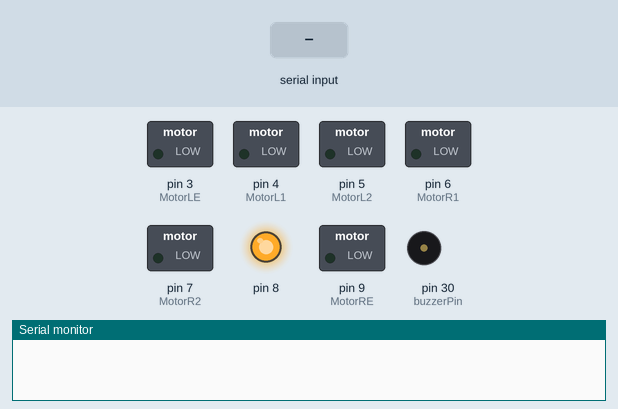
This sketch was run on a simulated Arduino Mega 2560, built with avr-gcc and run on an emulated ATmega2560. On the bench: switched loads named in the sketch (green lamp = pin HIGH), output pins drawn as LEDs (lit = HIGH), buzzer (waves = sounding, pin HIGH), the last lines printed to the serial monitor. The test bench sets the inputs (shaded band).

Above: at 1.2 s.
1.3 s: "f" received over Serial
At 2.4 s:
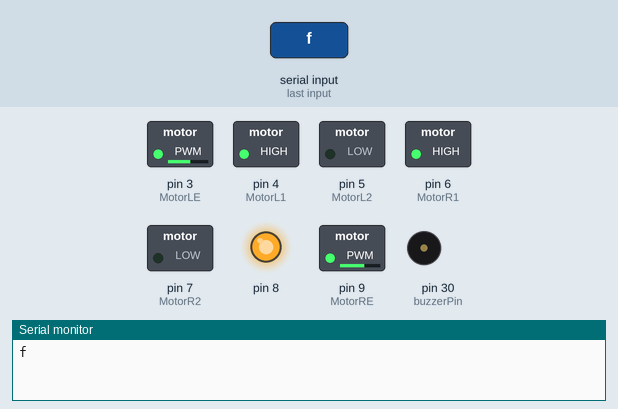
2.8 s: "l" received over Serial
At 3.6 s:
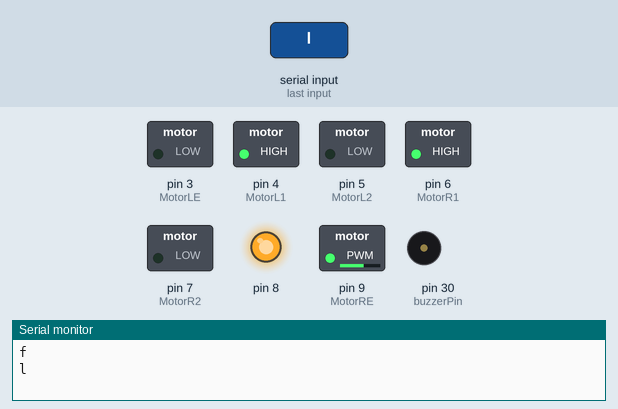
4.3 s: "r" received over Serial
At 4.7 s:
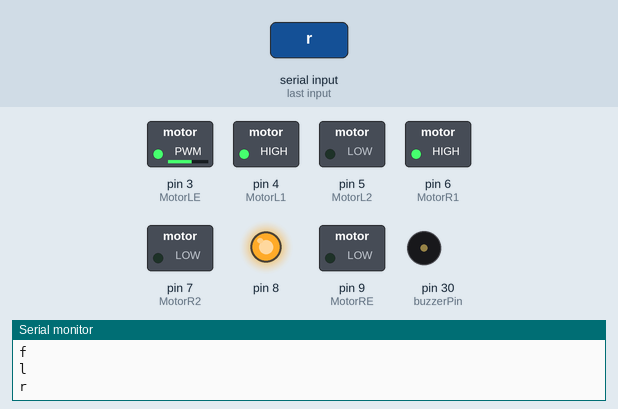
5.8 s: "b" received over Serial
At 7.0 s:
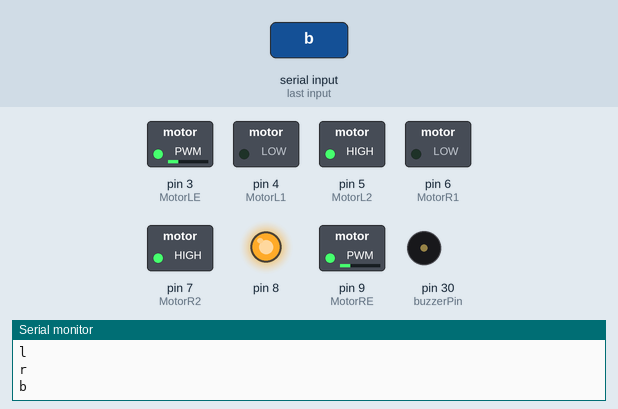
7.3 s: "s" received over Serial
At 8.2 s:
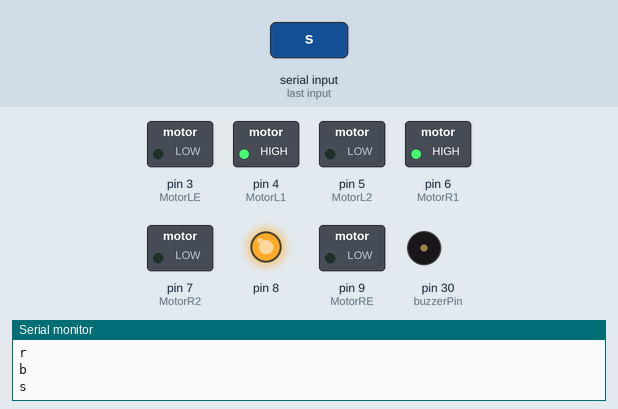
Timing chart, 0 to 9.8 s (numbered marks = the images above; inputs shaded):
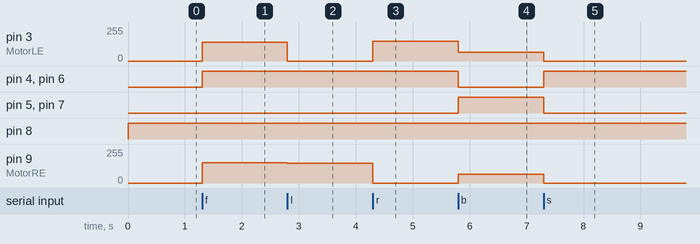

The sketch:

bluetooth.ino
```cpp
#define SensorSol 10
#define SensorOrta 11
#define SensorSag 12

#define MotorR1 6
#define MotorR2 7 // Sensör ve Motorların Arduino'ya bağladığımız pinlerini tanımlıyoruz.
#define MotorRE 9

#define MotorL1 4
#define MotorL2 5
#define MotorLE 3


//sensor
#define echoPin 33
#define trigPin 32
#define buzzerPin 30
#define yakinlikVcc 31


int maximumRange = 30;
int minimumRange = 0;
int yakinlik;
int boole=0;
char veri;    //Bluetooth üzerinden okuduğumuz değişken.

void setup() {
    Serial.begin(9600);               //Seri haberleşmeyi başlatıyoruz.

  pinMode(SensorSol, INPUT);
  pinMode(SensorOrta, INPUT);
  pinMode(SensorSag, INPUT);

  pinMode(MotorR1, OUTPUT); // Sensör ve Motorların Giriş-Çıkış bilgilerini belirtiyoruz.
  pinMode(MotorR2, OUTPUT);

  pinMode(MotorL1, OUTPUT);
  pinMode(MotorL2, OUTPUT);

  pinMode(trigPin, OUTPUT);
  pinMode(echoPin, INPUT);
  pinMode(buzzerPin, OUTPUT);
  pinMode(yakinlikVcc, OUTPUT);
  pinMode(8,OUTPUT);


}

void loop() {
      digitalWrite(8,HIGH);

  if(Serial.available()>0){         //Seri haberleşmeden veri gelmesini bekliyoruz.
      veri = Serial.read();           //Seri haberleşmeden gelen veriyi okuyoruz.
      Serial.println(veri);
    }
  if(veri=='f'){  // Orta sensör çizgiyi gördüğünde robot ileri gitsin.
    ileri();
  }if(veri=='l'){  // Sağ sensör çizgiyi gördüğünde robot sağa dönsün.
    sag();
  }
  if(veri=='r'){  // Sol sensör çizgiyi gördüğünde robot sola dönsün.
    sol();
  }
  if(veri=='b'){  // Sol sensör çizgiyi gördüğünde robot sola dönsün.
    geri();
  }
  if(veri=='s'){
    dur();
  }


}


void ileri(){  // Robotun ileri yönde hareketi için fonksiyon tanımlıyoruz.

  digitalWrite(MotorR1, HIGH); // Sağ motorun ileri hareketi aktif
  digitalWrite(MotorR2, LOW); // Sağ motorun geri hareketi pasif
  analogWrite(MotorRE, 153); // Sağ motorun hızı 150
  digitalWrite(MotorL1, HIGH); // Sol motorun ileri hareketi aktif
  digitalWrite(MotorL2, LOW); // Sol motorun geri hareketi pasif
  analogWrite(MotorLE, 141); // Sol motorun hızı 150


}


void geri(){  // Robot çizginin dışına çıktığında geri gelicek


  digitalWrite(MotorR1, LOW); // Sağ motorun ileri hareketi aktif
  digitalWrite(MotorR2, HIGH); // Sağ motorun geri hareketi pasif
  analogWrite(MotorRE, 65); // Sağ motorun hızı 150
  digitalWrite(MotorL1, LOW); // Sol motorun ileri hareketi aktif
  digitalWrite(MotorL2, HIGH); // Sol motorun geri hareketi pasif
  analogWrite(MotorLE, 65); // Sol motorun hızı 1501

}

void sol(){ // Robotun sağa dönme hareketi için fonksiyon tanımlıyoruz.
  digitalWrite(MotorR1, HIGH); // Sağ motorun ileri hareketi aktif
  digitalWrite(MotorR2, LOW); // Sağ motorun geri hareketi pasif
  analogWrite(MotorRE, 0); // Sağ motorun hızı 0 (Motor duruyor)
  digitalWrite(MotorL1, HIGH); // Sol motorun ileri hareketi aktif
  digitalWrite(MotorL2, LOW); // Sol motorun geri hareketi pasif
  analogWrite(MotorLE, 150); // Sol motorun hızı 150


}

void sag(){ // Robotun sola dönme hareketi için fonksiyon tanımlıyoruz.

  digitalWrite(MotorR1, HIGH); // Sağ motorun ileri hareketi aktif
  digitalWrite(MotorR2, LOW); // Sağ motorun geri hareketi pasif
  analogWrite(MotorRE, 150); // Sağ motorun hızı 150

  digitalWrite(MotorL1, HIGH); // Sol motorun ileri hareketi aktif
  digitalWrite(MotorL2, LOW); // Sol motorun geri hareketi pasif
  analogWrite(MotorLE, 0); // Sol motorun hızı 0 (Motor duruyor)

}

void dur(){ // Robotun durma hareketi için fonksiyon tanımlıyoruz.

  digitalWrite(MotorR1, HIGH);
  digitalWrite(MotorR2, LOW);
  digitalWrite(MotorRE, LOW);

  digitalWrite(MotorL1, HIGH);
  digitalWrite(MotorL2, LOW);
  digitalWrite(MotorLE, LOW);

}
```

Measured:
- after the input at 1.3 s, pin 3 (MotorLE): 0/255 → 141/255 at once; pin 4 (MotorL1), pin 6 (MotorR1): LOW → HIGH at once; pin 9 (MotorRE): 0/255 → 153/255 at once
- after the input at 2.8 s, pin 3 (MotorLE): 141/255 → 0/255 at once; pin 9 (MotorRE): 153/255 → 150/255 at once
- after the input at 4.3 s, pin 3 (MotorLE): 0/255 → 150/255 at once; pin 9 (MotorRE): 150/255 → 0/255 at once
- after the input at 5.8 s, pin 3 (MotorLE): 150/255 → 65/255 at once; pin 4 (MotorL1), pin 6 (MotorR1): HIGH → LOW at once; pin 5 (MotorL2), pin 7 (MotorR2): LOW → HIGH at once; pin 9 (MotorRE): 0/255 → 65/255 at once
- after the input at 7.3 s, pin 3 (MotorLE), pin 9 (MotorRE): 65/255 → 0/255 at once; pin 4 (MotorL1), pin 6 (MotorR1): LOW → HIGH at once; pin 5 (MotorL2), pin 7 (MotorR2): HIGH → LOW at once
